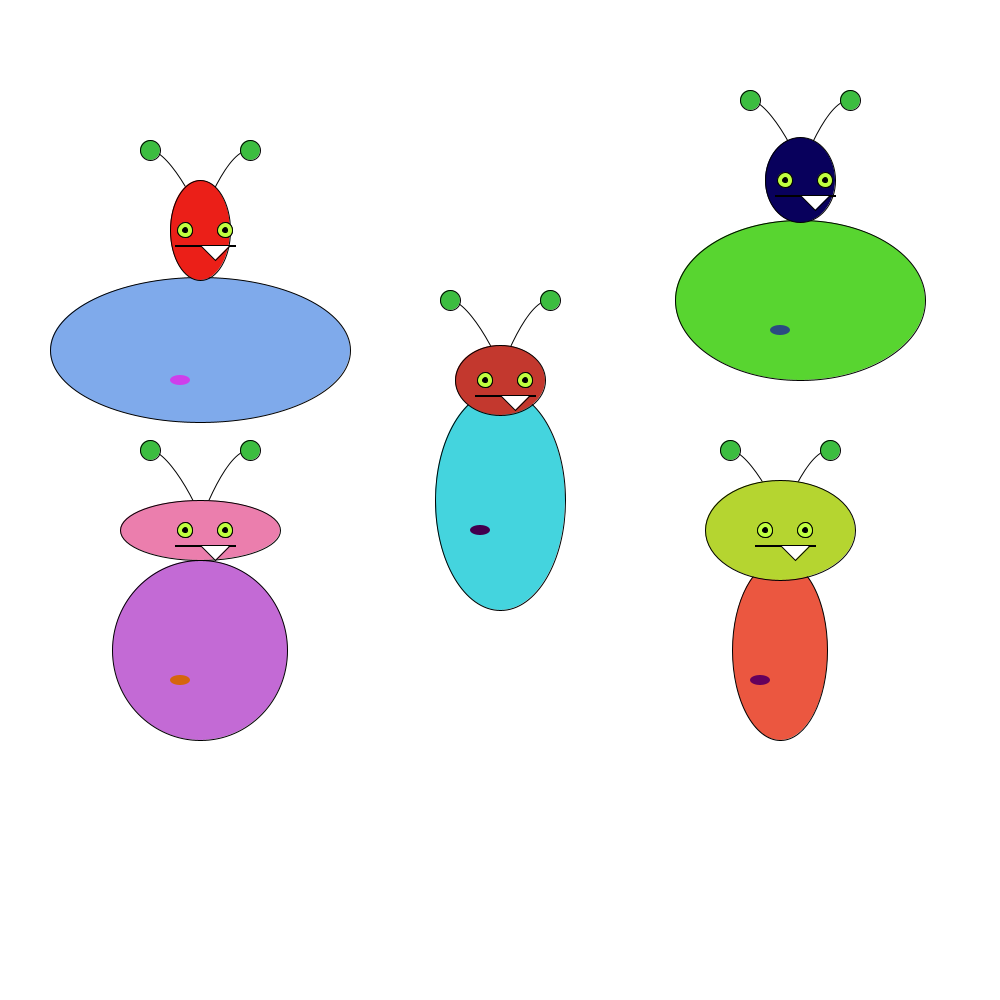
Frame 1 (no input)
Frame 60 (the mouse pressed at the canvas centre just before this capture): identical to frame 1, image omitted
Frame 120 (the mouse held since frame 60 and released just before this capture): identical to frame 1, image omitted

The Processing sketch that drew this single still picture (run headless with seeded random() and noise(); from frame 60 on, the mouse is pressed at the canvas centre):

// Processing sketch: monster2_pde
// ── monster2_pde.pde
//used some code from class and Learning Processing

Monster joey;
Monster kim;
Monster jen;
Monster isabel;
Monster rach; 


void setup(){
  //background(255);
  size(1000,1000);
  
} // end of setup

void draw(){
 
  /*for (int i = 0; i < monsters.length; i++){
    print(monsters[i]);
    monsters[i] = new Monster(int(random(0,1000)),int(random(0,1000)));
    monsters[i].head(int(random(30,150)),int(random(50,200)));
    monsters[i].eye(wanderX,wanderY);
    monsters[i].update(); */
    //}// end of for loop 
background(255);
 // 1st monster in top left corner
 joey = new Monster(200,350,127,170,235,206,64,235,235,31,24);
 joey.monsterBody(300,145);
 joey.head(60,100);
 joey.eye();

 
 // 2nd monster in center
 kim = new Monster(500,500,68,212,222,65,0,79,195,56,46);
 kim.monsterBody(130,220);
 kim.head(90,70);
 kim.eye();

 
 //3rd monster in bottom left
 jen= new Monster(200,650,195,106,213,213,101,13,235,126,173);
 jen.monsterBody(175,180);
 jen.head(160,60);
 jen.eye();
 
 
 //4th monster in top right
 isabel = new Monster(800,300,88,213,48,43,75,129,8,0,92);
 isabel.monsterBody(250,160);
 isabel.head(70,85);
 isabel.eye();
 
 
 // 5th monster in bottom right
 rach = new Monster(780,650,235,87,64,102,0,92,181,213,48);
 rach.monsterBody(95,180);
 rach.head(150,100); 
 rach.eye();

  
}// end of draw
// ── Monster.pde
class Monster {
  //private color skin1, skin2, wort;
  public int col1x,col1y,col1z,col2x,col2y,col2z,col3x,col3y,col3z;
  public int x, y,a;
  int w;
  // this is a class constructor, this is called with the "new" line in the main code
  Monster(int tempX, int tempY,int ax, int ay, int az,int bx,int by,int bz, int cx, int cy, int cz) {
    col1x = ax;
    col1y = ay;
    col1z = az;
    col2x = bx;
    col2y = by;
    col2z = bz;
    col3x = cx;
    col3y = cy;
    col3z = cz;
    x = tempX;
    y = tempY;
    //skin1 = color(random(255), random(255), random(255));
    //skin2 = color(random(255), random(255), random(255));
    //wort = color(random(255), random(255), random(255));
  } // end of constructor
  
  // all methods go under the constructor
  void monsterBody(int wide, int tall) {
    smooth();
    curve(w/2 - 100 + x, w/2-100 + y, w/2 - 50 + x, w/2-200 + y, w/2 + 10 + x, w/2 -100 + y, w/2 -20 + x, w/2 + 20 + y); //left antenna
    curve(w/2 + 120 + x, w/2-80 + y, w/2 + 50 + x, w/2-200 + y, w/2 - 10 + x, w/2 - 100 + y, w/2 -20 + x, w/2 + 40 + y); //right antenna
    fill(col1x,col1y,col1z);
    //ellipse(900,a,10,10);
    ellipse(w/2 + x, w/2 + y, wide, tall); //body 120, 160
    fill(col2x,col2y,col2z); 
    noStroke(); 
    ellipse(w/2 - 20 + x, w/2 + 30 + y, 20, 10);  //wart
  } // end of monster body

  void head(int wid, int hei) {
    fill(col3x,col3y,col3z); // lighter green
    stroke(0); 
    ellipse(w/2 + x, w/2 - 120 + y, wid, hei); //head 100, 80
    fill(0);
    rect(w/2 - 25 + x, w/2 - 105 + y, 60, 1); //mouth
    fill(255);
    triangle(w/2 + 15 + x, w/2 - 90 + y, w/2 + x, w/2-105 + y, w/2 + 30 + x, w/2 - 105 + y); //tooth
    eye();
    fill(60,189,64); //lighter green
    ellipse(w/2 - 50 + x, w/2 - 200 + y, 20, 20); // left antenna point
    ellipse(w/2 + 50 + x, w/2 - 200 + y, 20, 20); // right antenna point
    noFill();
  } // end of head

  void eye() {
    fill(193, 255, 64); //greenish yellow
    ellipse(w/2 - 15 + x, w/2 - 120 + y, 15, 15); //left eye
    ellipse(w/2 + 25 + x, w/2 - 120 + y, 15, 15); //right eye
    fill(0);
    ellipse(w/2 - 15  + x, w/2 - 120  + y, 5, 5); //left pupil
    ellipse(w/2 + 25  + x, w/2 - 120 + y, 5, 5); //right pupil
    noFill();
  } // end of eye

} // end of class
